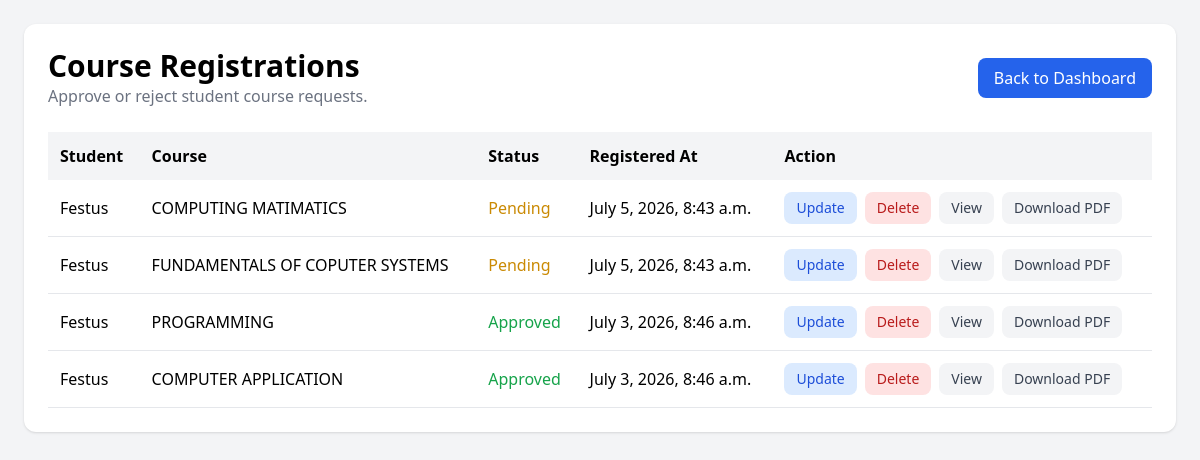
Page /registrations/ (signed in) on the earlier database version.
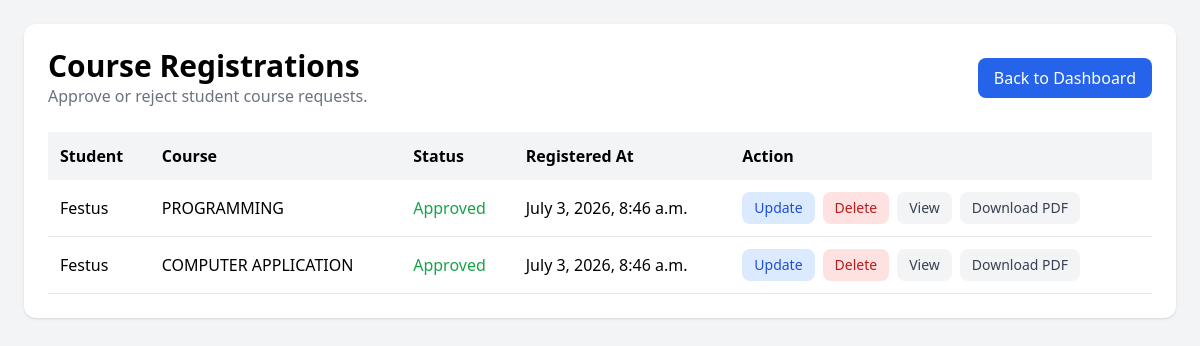
Same page on the later database version.
### registrations/models.py (models this page shows, shortened)
class CourseRegistration(models.Model):
    student = models.ForeignKey(Student, on_delete=models.CASCADE, related_name='registrations')
    course = models.ForeignKey(Course, on_delete=models.CASCADE, related_name='registrations')
    status = models.CharField(max_length=20, choices=[('pending', 'Pending'), ('approved', 'Approved'), ('rejected', 'Rejected')], default='pending')
    registered_at = models.DateTimeField(auto_now_add=True)
    class Meta:
        unique_together = ('student', 'course')
        verbose_name_plural = 'Course Registrations'

### students/models.py (models this page shows, shortened)
class Student(models.Model):
    user = models.OneToOneField(settings.AUTH_USER_MODEL, on_delete=models.CASCADE, related_name='student')
    student_id = models.CharField(max_length=30, unique=True)
    department = models.ForeignKey(Department, on_delete=models.SET_NULL, null=True, blank=True, related_name='students')
    admission_year = models.PositiveIntegerField(null=True, blank=True)
    phone_number = models.CharField(max_length=20, blank=True)
    is_active = models.BooleanField(default=True)
    created_at = models.DateTimeField(auto_now_add=True)
    class Meta:
        verbose_name_plural = 'Students'

### accounts/models.py (models this page shows, shortened)
class CustomUser(AbstractUser):
    ROLE_CHOICES = (
        ('student', 'Student'),
        ('admin', 'Admin'),
    )
    email = models.EmailField(unique=True)
    phone_number = models.CharField(max_length=15, blank=True)
    admission_number = models.CharField(max_length=30, unique=True, blank=True, null=True)
    role = models.CharField(max_length=10, choices=ROLE_CHOICES, default='student')

### courses/models.py (models this page shows, shortened)
class Course(models.Model):
    department = models.ForeignKey(
        Department,
        on_delete=models.CASCADE,
        related_name='courses',
        verbose_name='Department/School',
        help_text='Select the department or school offering this course.',
    )
    code = models.CharField(max_length=20, unique=True)
    title = models.CharField(max_length=200)
    description = models.TextField(blank=True)
    credit_hours = models.PositiveIntegerField(
        default=3,
        verbose_name='Units',
        help_text='Number of credit units for this course.',
    )
    semester = models.CharField(max_length=50, blank=True)
    is_active = models.BooleanField(default=True)
    created_at = models.DateTimeField(auto_now_add=True)
    class Meta:
        verbose_name_plural = 'Courses'

### registrations/views.py (the view)
# urls.py: path('', views.registration_list, name='registration_list'),
@login_required
def registration_list(request):
    registrations = CourseRegistration.objects.select_related('student', 'course').order_by('-registered_at')
    return render(request, 'registrations/list.html', {'registrations': registrations})

### templates/registrations/list.html (shortened to what this page needs)
<!DOCTYPE html>
<html lang="en">
<head>
    <script src="https://cdn.tailwindcss.com"></script>
</head>
<body class="bg-gray-100 min-h-screen p-6">
    <div class="max-w-6xl mx-auto bg-white rounded-xl shadow p-6">
        <div class="flex justify-between items-center mb-6">
            <div>
                <h1 class="text-3xl font-bold">Course Registrations</h1>
                <p class="text-gray-500">Approve or reject student course requests.</p>
            </div>
            <a href="{% url 'dashboard' %}" class="bg-blue-600 text-white px-4 py-2 rounded-lg hover:bg-blue-700">Back to Dashboard</a>
        </div>
        <div class="overflow-x-auto">
            <table class="w-full border-collapse">
                <thead>
                    <tr class="bg-gray-100 text-left">
                        <th class="p-3">Student</th>
                        <th class="p-3">Course</th>
                        <th class="p-3">Status</th>
                        <th class="p-3">Registered At</th>
                        <th class="p-3">Action</th>
                    </tr>
                </thead>
                <tbody>
                    {% for registration in registrations %}
                    <tr class="border-b">
                        <td class="p-3">{{ registration.student.user.username }}</td>
                        <td class="p-3">{{ registration.course.title }}</td>
                        <td class="p-3">
                            <span class="{% if registration.status == 'approved' %}text-green-600{% elif registration.status == 'rejected' %}text-red-600{% else %}text-yellow-600{% endif %}">
                                {{ registration.status|title }}
                            </span>
                        </td>
                        <td class="p-3">{{ registration.registered_at }}</td>
                       <td class="p-3">
    <div class="flex gap-2">
        <a href="{% url 'update_registration_status' registration.pk %}"
           class="px-3 py-1.5 text-sm font-medium text-blue-700 bg-blue-100 rounded-lg hover:bg-blue-200 transition-colors">
            Update
        </a>
        <a href="{% url 'delete_registration' registration.pk %}"
           class="px-3 py-1.5 text-sm font-medium text-red-700 bg-red-100 rounded-lg hover:bg-red-200 transition-colors">
            Delete
        </a>
        <a href="{% url 'view_registration' registration.pk %}"
           class="px-3 py-1.5 text-sm font-medium text-gray-700 bg-gray-100 rounded-lg hover:bg-gray-200 transition-colors">
            View
        </a>
        <a href="{% url 'download_registration_pdf' registration.pk %}"
           class="px-3 py-1.5 text-sm font-medium text-gray-700 bg-gray-100 rounded-lg hover:bg-gray-200 transition-colors">
            Download PDF
        </a>
    </div>
</td>
                    </tr>
                    {% empty %}
                    <tr>
                        <td colspan="5" class="p-3 text-gray-500">No registrations found.</td>
                    </tr>
                    {% endfor %}
                </tbody>
            </table>
        </div>
    </div>
</body>
</html>

Differences in the rows shown:
removed CourseRegistration: student.user.username "Festus", course "COMPUTING MATIMATICS", status "Pending", registered_at "July 5, 2026, 8:43 a.m."
removed CourseRegistration: student.user.username "Festus", course "FUNDAMENTALS OF COPUTER SYSTEMS", status "Pending", registered_at "July 5, 2026, 8:43 a.m."
